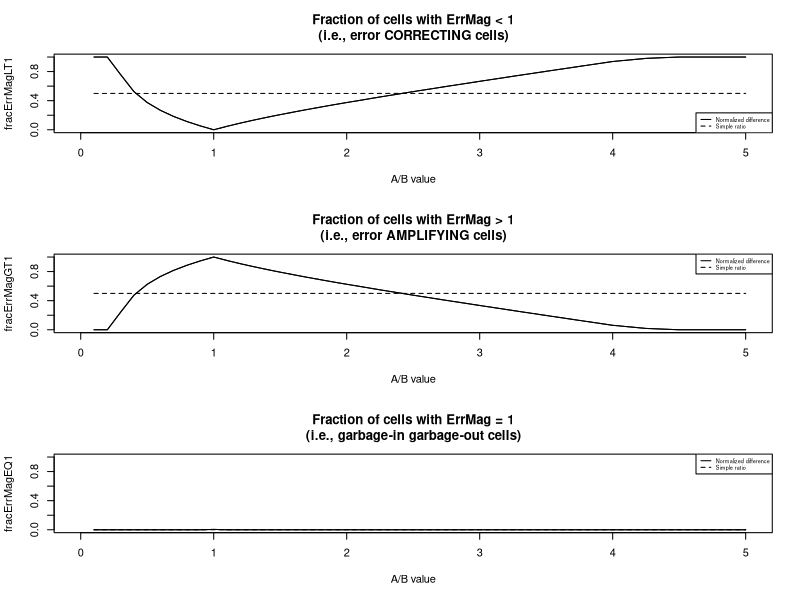
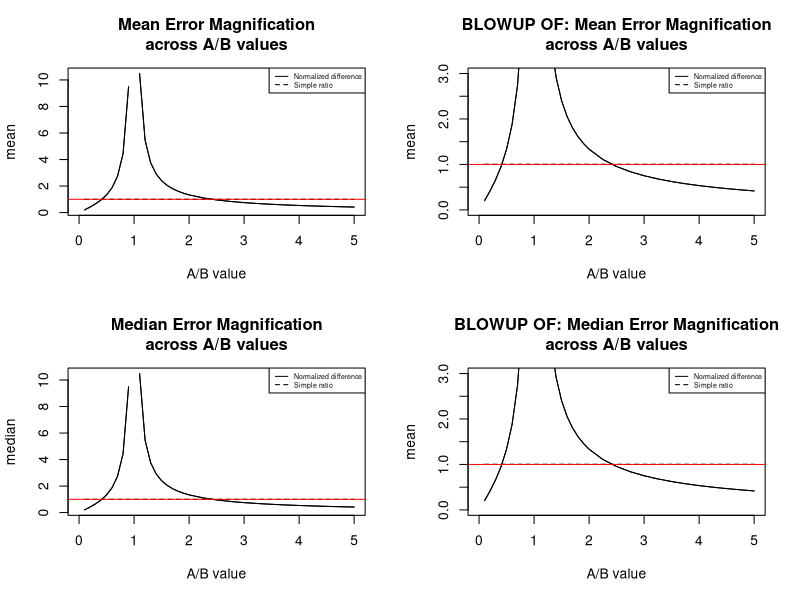
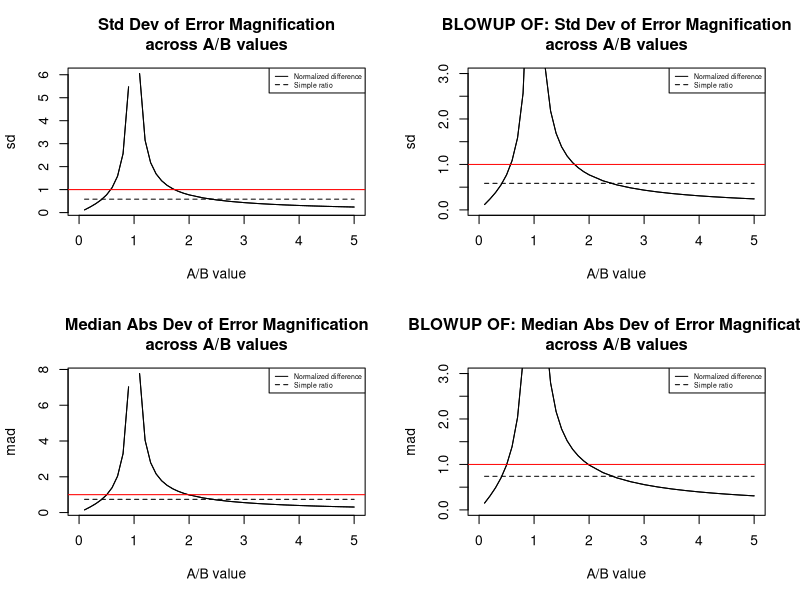
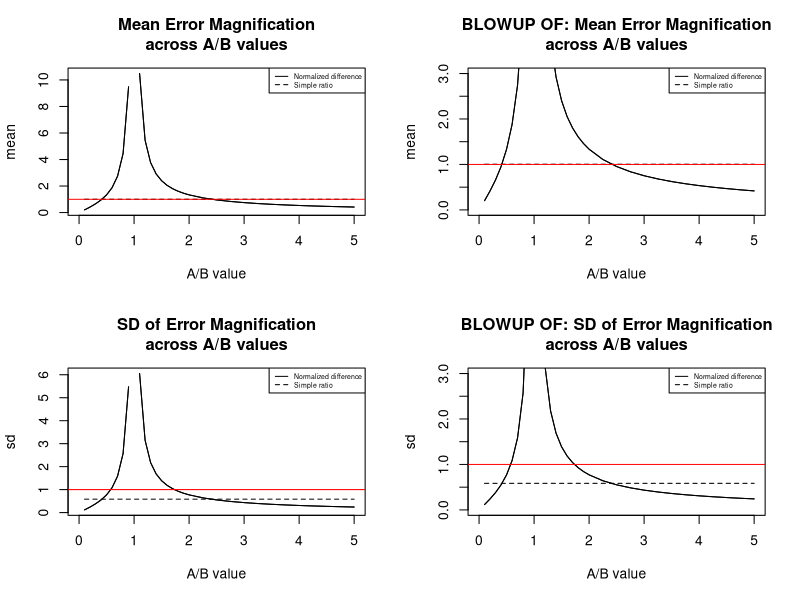
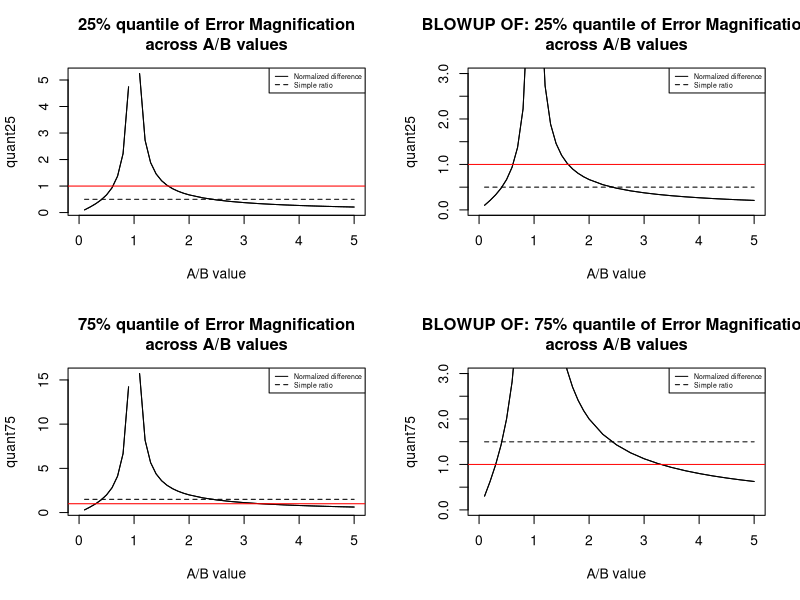
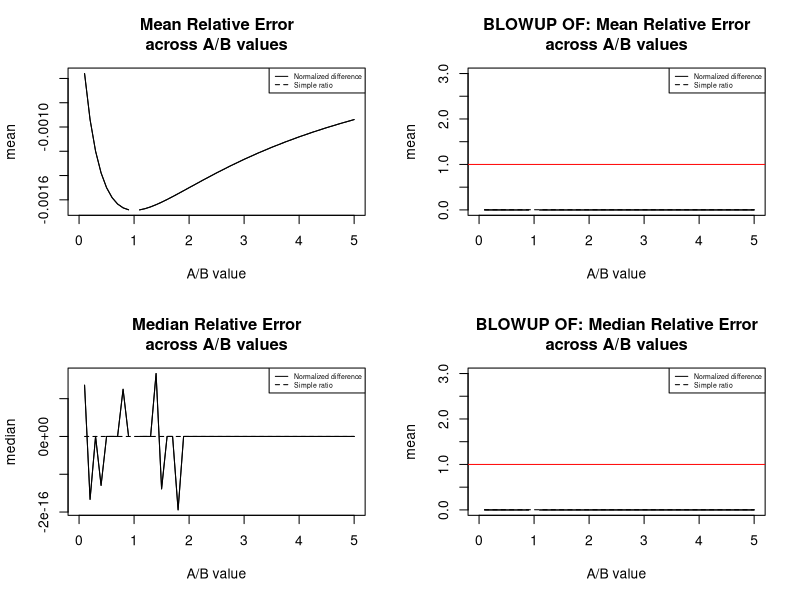

The R source for these figures, in order:

setwd ("/Users/Bill/D/rdv-framework/projects/aMinusBoverAplusB")
getwd ()

use_oldAoverB_values = FALSE
saveErrors = FALSE
verbose = TRUE
top = 5

#  Here, we only care about stepping through the A/B values 
#  from 0 up through around 10.  
#  We don't care about their correspondence with the reflectance values 
#  of any particular wavelengths.
#  Since the error results are the same for all A,B pairs with the same A/B 
#  value, then we can set A and B to anything that we want as long as it 
#  generates the A/B value we want.  (Note that this is only true for the 
#  metrics A/B and (A-B)/(A+B).  It's not true for the A-B metric.  However, 
#  in this paper we're ignoring that metric since it's hardly ever used.)
#  This means that we can just set B=1 and let A vary.  Conveniently, that 
#  means that whatever value A has, that will be the value of A/B.

buildFileroot = function (A_value) 
    { paste0 ("AoverB_", A_value, "__A_", A_value, "__B_1__") }


if (use_oldAoverB_values)
    {
    A_values = c (5.19E-02, 1.05E+00, 5.89E-02, 0.260, 5.89E-02, 5.93E-02, 3.13E-01, 3.13E-01)
    B_values = c (5.15E-02, 1.00E+00, 5.19E-02, 0.152, 3.25E-02, 2.99E-02, 7.94E-02, 5.89E-02)
    AoverB_values = c (1.01E+00, 1.05E+00, 1.13E+00, 1.71E+00, 1.81E+00, 1.98E+00, 3.94E+00, 5.31E+00)
    } else
    {
    A_values = c (seq (0.1, 2, 0.1), seq (2.25, 5, 0.25))
    B_values = rep (1, length (A_values))
    AoverB_values = A_values
    }

AoverB_fileLabels = buildFileroot (A_values)

numAoverBvalues = length (AoverB_values)

#  cor = correct
#  app = apparent, i.e., correct plus error
#  err = error
#  abs = absolute
#  absVal = absolute value
#  frac = fractional
#  rel = relative
#  seq = sequence
#  mult = multiplier
#  mat = matrix
#  cur = current
#  mag = magnification

#library(lattice)
library(MASS)    #  Needed for write.matrix().

computeErrors = function (index.appMat, index.cor, largestInputErr.absValMat)
    {
    if (verbose)
        {
        cat ("\n\nvvvvvvvvvvvvvvvvvvvv  In computeErrors()  vvvvvvvvvvvvvvvvvvvv")
        cat ("\n\nindex.appMat = ")
        print (index.appMat[1:top,1:top])
        cat ("\n\nindex.cor = ", index.cor, sep='')
        cat ("\n\nlargestInputErr.absValMat = ")
        print (largestInputErr.absValMat)
        }
    
    absErrMat = index.appMat - index.cor
    if (verbose)
        {
        cat ("\n\nabsErrMat = ")
        print (absErrMat[1:top,1:top])
        }
        
    relErrMat = absErrMat / index.cor
    if (verbose)
        {
        cat ("\n\nrelErrMat = ")
        print (relErrMat[1:top,1:top])  
        }
    
    errMagMat = abs (relErrMat) / largestInputErr.absValMat
    if (verbose)
        {
        cat ("\n\nerrMagMat BEFORE zero correction = ")
        print (errMagMat[1:top,1:top])  
        }
    
        #  BTL - 2014 03 19 - bug fix
        #  A problem occurs when the input errors are both zero.
        #  There is neither amplification nor correction then, so the 
        #  magnification value should be 1.
        #  Instead, here you will divide by 0 and get a NaN or else, 
        #  your divisor will be a very small approximation to 0 due to 
        #  inexact floating point arithmetic and you'll get some kind 
        #  of calculation done with 0 (or approximately 0) in the numerator 
        #  (since there's no error), and some minute value in the denominator.
        #  This will often give a result that is 0, which implies perfect 
        #  correction of the input error, but there is no input error to 
        #  correct.  So, need to explicitly fix that here by looking for 
        #  any cell that has no input error.  This should only occur in 
        #  one cell, i.e., the center of the matrix, so you should be 
        #  able to just set that cell to 1.  Unfortunately, there's nothing 
        #  to stop someone from handing this routine a matrix that doesn't 
        #  have the zero point at the center of the matrix, so you need to 
        #  explicitly test for it to be safe.
        #  The "isTrue (all.equal())" in the test below is to catch values 
        #  that are not exactly 0 because of floating point arithmetic.  
        #  It's taken from an answer I found in a stackoverflow answer:
        #  http://stackoverflow.com/questions/9508518/why-are-these-numbers-not-equal
    errMagMat [isTRUE (all.equal (largestInputErr.absValMat, 0))] = 1
#    errMagMat [3,3] = 1
    if (verbose)
        {
        cat ("\n\nerrMagMat AFTER zero correction = ")
        print (errMagMat[1:top,1:top])    
        cat ("\n\n^^^^^^^^^^^^^^^^^^^^^^  end of computeErrors()  ^^^^^^^^^^^^^^^^^^^^^^")
        }

#browser()

    return (list (absErr=absErrMat, relErr=relErrMat, errMag=errMagMat))
    }

aggScoreColNames = c ("AoverB", "mean", "sd", "median", "mad", 
                      "min", "quant25", "quant50", "quant75", "max", 
                      "fracErrMagLT1", "fracErrMagEQ1", "fracErrMagGT1"
                      )

computeAggregateScores = function (aMatrix, curRow, aggScores, numCells, 
                                   matrixIsErrMag=TRUE)
    {
    cat ("\n\n-------------- aMatrix [1:5,1:5] in computeAggregateScores --------------\n")
    print (aMatrix[1:5,1:5])
    
    aggScores [curRow, "median"] = median (aMatrix, na.rm=TRUE)    
    aggScores [curRow, "mad"] = mad (aMatrix, na.rm=TRUE)
    
    if (matrixIsErrMag)
        {
        numNaNcells = length (which (is.na (aMatrix)))
        numLegalCells = numCells - numNaNcells

        lt1 = length (which (aMatrix < 1.0))
        aggScores [curRow, "fracErrMagLT1"] = lt1 / numLegalCells
        gt1 = length (which (aMatrix > 1.0))
        aggScores [curRow, "fracErrMagGT1"] = gt1 / numLegalCells
        eq1 = numCells - lt1 - gt1
        aggScores [curRow, "fracErrMagEQ1"] = eq1 / numLegalCells
        }
        
    quantileValues = quantile (aMatrix, na.rm=TRUE)
    aggScores [curRow, "min"] = quantileValues [1]
    aggScores [curRow, "quant25"] = quantileValues [2]
    aggScores [curRow, "quant50"] = quantileValues [3]
    aggScores [curRow, "quant75"] = quantileValues [4]
    aggScores [curRow, "max"] = quantileValues [5]
    
    aMatrix [is.infinite (aMatrix)] = NaN
    
    aggScores [curRow, "mean"] = mean (aMatrix, na.rm=TRUE)
    aggScores [curRow, "sd"] = sd (aMatrix, na.rm=TRUE)
    
    #browser()
    
    return (aggScores)
    }

#par (mfrow = c (1,3))    #  pdf() seems to ignore this, so commenting out...

#pdf ("aOverBplots.pdf")

aggScoresTemplate = 
    data.frame (
    matrix (NA, nrow=numAoverBvalues, 
                                        ncol=length (aggScoreColNames), 
                                        byrow=TRUE)
    )
names (aggScoresTemplate) = aggScoreColNames
aggScoresTemplate [,"AoverB"] = AoverB_values

AoverB_relErr_aggScores = aggScoresTemplate
AoverB_errMag_aggScores = aggScoresTemplate

AminusBoverAplusB_relErr_aggScores = aggScoresTemplate
AminusBoverAplusB_errMag_aggScores = aggScoresTemplate

minFracErr = -0.1
maxFracErr = 0.1
numSteps = 100
fracErrStepSize = 0.001    #maxFracErr / numSteps
#    fracErrStepSize = 0.05

for (kkk in 1:numAoverBvalues)
    {
    A.cor = A_values [kkk]
    B.cor = B_values [kkk]
    
    A.errSeq = seq (from = minFracErr, to = maxFracErr, by = fracErrStepSize)
    B.errSeq = A.errSeq
    
    A.errMultSeq = 1 + A.errSeq
    B.errMultSeq = 1 + B.errSeq
    
    numRows = length (A.errSeq)
    numCols = length (B.errSeq)
    numCells = numRows * numCols
    
    largestInputErr.absValMat = matrix (NA, nrow = numRows, ncol = numCols, byrow = TRUE)
    
    AoverB.appMat = matrix (NA, nrow = numRows, ncol = numCols, byrow = TRUE)
    AminusBoverAplusB.appMat = 
                        matrix (NA, nrow = numRows, ncol = numCols, byrow = TRUE)
    
    AoverB.cor = A.cor / B.cor
    AminusBoverAplusB.cor = (A.cor - B.cor) / (A.cor + B.cor)
    
    for (A.curRow in 1:numRows)
        {
        for (B.curCol in 1:numCols)
            {
                #  Compute apparent values of input variables A and B.
            A.app = A.cor * A.errMultSeq [A.curRow]
            B.app = B.cor * B.errMultSeq [B.curCol]
            
                #  Compute apparent values of indices.
            AoverB.appMat [A.curRow, B.curCol] = 
                A.app / B.app        
            AminusBoverAplusB.appMat [A.curRow, B.curCol] = 
                (A.app - B.app) / (A.app + B.app)
            
                #  Compute which input error is larger.
            largestInputErr.absValMat [A.curRow, B.curCol] = 
                max (abs (A.errSeq [A.curRow]), abs (B.errSeq [B.curCol]))
            }
        }

#browser()

    AoverB = AoverB_values [kkk]
cat ("\n\n*** Loop is at AoverB = ", AoverB)    
        #-----
    
    AoverB.errors = 
        computeErrors (AoverB.appMat, AoverB.cor, largestInputErr.absValMat)
        
cat ("\n\n----  AoverB : relative error")
    if (saveErrors)    #  AoverB : relative error
        {
        csv.filename = paste0 (AoverB_fileLabels [kkk], "AoverB.relErr", ".csv")
        write.matrix (AoverB.errors$relErr, file = csv.filename, sep = ",")
        }
    AoverB_relErr_aggScores = 
        computeAggregateScores (AoverB.errors$relErr, kkk, 
                                AoverB_relErr_aggScores, numCells, FALSE)
    
cat ("\n\n----  AoverB : error magnification")
    if (saveErrors)    #  AoverB : error magnification
        {
        csv.filename = paste0 (AoverB_fileLabels [kkk], "AoverB.errMag", ".csv")
        write.matrix (AoverB.errors$errMag, file = csv.filename, sep = ",")
        }
    AoverB_errMag_aggScores = 
        computeAggregateScores (AoverB.errors$errMag, kkk, 
                                AoverB_errMag_aggScores, numCells, TRUE)
    
        #-----
    
    AminusBoverAplusB.errors = 
        computeErrors (AminusBoverAplusB.appMat, AminusBoverAplusB.cor, 
                       largestInputErr.absValMat)
    
cat ("\n\n----  AminusBoverAplusB : relative error")
    if (saveErrors)    #  AminusBoverAplusB : relative error
        {
        csv.filename = paste0 (AoverB_fileLabels [kkk], "AminusBoverAplusB.relErr", ".csv")
        write.matrix (AminusBoverAplusB.errors$relErr, file = csv.filename, sep = ",")
        }
    AminusBoverAplusB_relErr_aggScores = 
        computeAggregateScores (AminusBoverAplusB.errors$relErr, kkk, 
                                AminusBoverAplusB_relErr_aggScores, numCells, FALSE)
    
cat ("\n\n----  AminusBoverAplusB : error magnification")
    if (saveErrors)    #  AminusBoverAplusB : error magnification
        {
        csv.filename = paste0 (AoverB_fileLabels [kkk], "AminusBoverAplusB.errMag", ".csv")
        write.matrix (AminusBoverAplusB.errors$errMag, file = csv.filename, sep = ",")
        }
    AminusBoverAplusB_errMag_aggScores = 
        computeAggregateScores (AminusBoverAplusB.errors$errMag, kkk, 
                                AminusBoverAplusB_errMag_aggScores, numCells, TRUE)
    
        #-----
    
    
    # write.table (results,
    #              file = paste (experiment.name, ".csv", sep = ''),
    #              sep = ",",
    #              col.names = TRUE,
    #              row.names = FALSE
    # );
    
    }


cat ('\nAminusBoverAplusB_relErr_aggScores [,"AoverB"] = \n')
print (AminusBoverAplusB_relErr_aggScores [,"AoverB"])

cat ('\nAminusBoverAplusB_relErr_aggScores [,"median"] = \n')
print (AminusBoverAplusB_relErr_aggScores [,"median"])


plotAggregateMeasure = function (plotTitle, 
                                 statisticName, 
#                                 errMeasureType, 
                                 normDiff_aggScores, 
                                 simpleRatio_aggScores, 
                                 xAxisRange, yAxisRange, 
                                 showReferenceLine=TRUE, 
                                 autoscale = TRUE, 
                                 legendLocation="topright"
                                 )
    {
#    plotTitle = paste0 (plotTitleLead, " for ", errMeasureType)
    
    # plot (normDiff_aggScores [,"AoverB"], 
    #       normDiff_aggScores [,statisticName], 
    #       main=plotTitle, 
    #       type="l", lty=1, 
    #       xlim=c(0,6), xlab="A/B value",
    #       ylim=c(0,1), ylab=statisticName
    #       )
    
    cat ("\n\nxAxisRange = ", xAxisRange)
    cat ("\nyAxisRange = ", yAxisRange)
    cat ("\nautoscale = ", autoscale)
    
    if (autoscale)
        {
        cat ("\n--- autoscaling ---")
        plot (normDiff_aggScores [,"AoverB"], 
              normDiff_aggScores [,statisticName], 
              type="l", 
              lty=1, 
              main=plotTitle, 
              xlab="A/B value",
              ylab=statisticName, 
              xlim=xAxisRange
              )        
        } else 
        {
        cat ("\n--- NOT autoscaling ---")
        plot (normDiff_aggScores [,"AoverB"], 
              normDiff_aggScores [,statisticName], 
              type="l", 
              lty=1, 
              main=plotTitle, 
              xlab="A/B value",
              ylab=statisticName, 
              xlim=xAxisRange, 
                  #  The only part that's different from the autoscale above.
              ylim=yAxisRange
             )
        }
    
    lines (normDiff_aggScores [,"AoverB"], 
           normDiff_aggScores [,statisticName], 
           lty=1
           )
    
    lines (simpleRatio_aggScores [,"AoverB"], 
           simpleRatio_aggScores [,statisticName], 
           lty=2
           )
    
    if (showReferenceLine)
        {
        # add red, solid horizontal line at y=1
        abline(h=1, lty=1, col="red")        
        }
    
    legend (legendLocation, 
           c("Normalized difference", "Simple ratio"), 
           lty=c(1,2), 
           cex=0.5
           )
    }


cat ("\n\n==================================================================\n")
cat ("\nAt end of loop, here are the aggregated scores:")

cat ("\n\nAoverB_relErr_aggScores = \n\n")
print (AoverB_relErr_aggScores)

cat ("\n\nAminusBoverAplusB_relErr_aggScores = \n\n")
print (AminusBoverAplusB_relErr_aggScores)

cat ("\n\nAoverB_errMag_aggScores = \n\n")
print (AoverB_errMag_aggScores)

cat ("\n\nAminusBoverAplusB_errMag_aggScores = \n\n")
print (AminusBoverAplusB_errMag_aggScores)

cat ("\n\n==================================================================\n")

xAxisRange = c(0, 5)
yAxisRange = c(0, 1)

errMeasureType = "ErrMag"
normDiff_aggScores = AminusBoverAplusB_errMag_aggScores
simpleRatio_aggScores = AoverB_errMag_aggScores

    #------------------------------------------------
    #  Error CORRECTION and AMPLIFICATION of ErrMag
    #------------------------------------------------

        #-----------------------------------------------------------------------
        #  NOTE:  These 3 metrics only apply for error magnification 
        #         since the relative error being above or below 1 
        #         isn't of interest.  
        #         Error magnification below 1 means error correction.
        #         Error magnfication above 1 means error amplification.
        #         Error magnification equal 1 means garbage in, garbage out.
        #    Also note that because these are all fractions, we can always scale  
        #    the y axis to go from 0 to 1.  For other measures, we have to 
        #    adapt the scale to the data.
        #-----------------------------------------------------------------------

par (mfrow = c (3,1))    #  pdf() seems to ignore this, so commenting out...
autoscale = FALSE

plotAggregateMeasure ("Fraction of cells with ErrMag < 1\n(i.e., error CORRECTING cells)", 
                      "fracErrMagLT1", 
#                      errMeasureType, 
                      normDiff_aggScores, 
                      simpleRatio_aggScores, 
                      xAxisRange, yAxisRange, 
                      showReferenceLine=FALSE, 
                      autoscale=FALSE, 
                      "bottomright"
                      )
    
plotAggregateMeasure ("Fraction of cells with ErrMag > 1\n(i.e., error AMPLIFYING cells)", 
                      "fracErrMagGT1", 
#                      errMeasureType, 
                      normDiff_aggScores, 
                      simpleRatio_aggScores, 
                      xAxisRange, yAxisRange, 
                      showReferenceLine=FALSE, 
                      autoscale=FALSE, 
                      "topright"
                      )

plotAggregateMeasure ("Fraction of cells with ErrMag = 1\n(i.e., garbage-in garbage-out cells)", 
                      "fracErrMagEQ1", 
#                      errMeasureType, 
                      normDiff_aggScores, 
                      simpleRatio_aggScores, 
                      xAxisRange, yAxisRange, 
                      showReferenceLine=FALSE, 
                      autoscale=FALSE, 
                      "topright"
                      )

# statisticName = "min"
# statisticName = "max"
# statisticName = "quant25"
# statisticName = "quant75"
# statisticName = "quant50"

    #-----------------------------
    #  MEAN and MEDIAN of ErrMag
    #-----------------------------

par (mfrow = c (2,2))    #  pdf() seems to ignore this, so commenting out...
#yAxisRange = c(0,3)

plotAggregateMeasure ("Mean Error Magnification\nacross A/B values", 
                      "mean", 
                      #                      errMeasureType, 
                      normDiff_aggScores, 
                      simpleRatio_aggScores, 
                      xAxisRange, yAxisRange, 
                      showReferenceLine=TRUE, 
                      autoscale=TRUE, 
                      "topright"
                      )

plotAggregateMeasure ("BLOWUP OF: Mean Error Magnification\nacross A/B values", 
                      "mean", 
                      #                      errMeasureType, 
                      normDiff_aggScores, 
                      simpleRatio_aggScores, 
                      xAxisRange, yAxisRange=c(0,3), 
                      showReferenceLine=TRUE, 
                      autoscale=FALSE, 
                      "topright"
                      )

plotAggregateMeasure ("Median Error Magnification\nacross A/B values", 
                      "median", 
                      #                      errMeasureType, 
                      normDiff_aggScores, 
                      simpleRatio_aggScores, 
                      xAxisRange, yAxisRange, 
                      showReferenceLine=TRUE, 
                      autoscale=TRUE, 
                      "topright"
                    )

plotAggregateMeasure ("BLOWUP OF: Median Error Magnification\nacross A/B values", 
                      "mean", 
                      #                      errMeasureType, 
                      normDiff_aggScores, 
                      simpleRatio_aggScores, 
                      xAxisRange, yAxisRange=c(0,3), 
                      showReferenceLine=TRUE, 
                      autoscale=FALSE, 
                      "topright"
                    )


    #-----------------------------
    #  SD and MAD of ErrMag
    #-----------------------------

par (mfrow = c (2,2))    #  pdf() seems to ignore this, so commenting out...
#yAxisRange = c(0,3)

plotAggregateMeasure ("Std Dev of Error Magnification\nacross A/B values", 
                      "sd", 
                      #                      errMeasureType, 
                      normDiff_aggScores, 
                      simpleRatio_aggScores, 
                      xAxisRange, yAxisRange, 
                      showReferenceLine=TRUE, 
                      autoscale=TRUE, 
                      "topright"
)

plotAggregateMeasure ("BLOWUP OF: Std Dev of Error Magnification\nacross A/B values", 
                      "sd", 
                      #                      errMeasureType, 
                      normDiff_aggScores, 
                      simpleRatio_aggScores, 
                      xAxisRange, yAxisRange=c(0,3), 
                      showReferenceLine=TRUE, 
                      autoscale=FALSE, 
                      "topright"
                    )

plotAggregateMeasure ("Median Abs Dev of Error Magnification\nacross A/B values", 
                      "mad", 
                      #                      errMeasureType, 
                      normDiff_aggScores, 
                      simpleRatio_aggScores, 
                      xAxisRange, yAxisRange, 
                      showReferenceLine=TRUE, 
                      autoscale=TRUE, 
                      "topright"
                    )

plotAggregateMeasure ("BLOWUP OF: Median Abs Dev of Error Magnification\nacross A/B values", 
                      "mad", 
                      #                      errMeasureType, 
                      normDiff_aggScores, 
                      simpleRatio_aggScores, 
                      xAxisRange, yAxisRange=c(0,3), 
                      showReferenceLine=TRUE, 
                      autoscale=FALSE, 
                      "topright"
                    )

#-----------------------------
#  MEAN and SD of ErrMag
#-----------------------------

par (mfrow = c (2,2))    #  pdf() seems to ignore this, so commenting out...
#yAxisRange = c(0,3)

plotAggregateMeasure ("Mean Error Magnification\nacross A/B values", 
                      "mean", 
                      #                      errMeasureType, 
                      normDiff_aggScores, 
                      simpleRatio_aggScores, 
                      xAxisRange, yAxisRange, 
                      showReferenceLine=TRUE, 
                      autoscale=TRUE, 
                      "topright"
                    )

plotAggregateMeasure ("BLOWUP OF: Mean Error Magnification\nacross A/B values", 
                      "mean", 
                      #                      errMeasureType, 
                      normDiff_aggScores, 
                      simpleRatio_aggScores, 
                      xAxisRange, yAxisRange=c(0,3), 
                      showReferenceLine=TRUE, 
                      autoscale=FALSE, 
                      "topright"
                    )

plotAggregateMeasure ("SD of Error Magnification\nacross A/B values", 
                      "sd", 
                      #                      errMeasureType, 
                      normDiff_aggScores, 
                      simpleRatio_aggScores, 
                      xAxisRange, yAxisRange, 
                      showReferenceLine=TRUE, 
                      autoscale=TRUE, 
                      "topright"
                    )

plotAggregateMeasure ("BLOWUP OF: SD of Error Magnification\nacross A/B values", 
                      "sd", 
                      #                      errMeasureType, 
                      normDiff_aggScores, 
                      simpleRatio_aggScores, 
                      xAxisRange, yAxisRange=c(0,3), 
                      showReferenceLine=TRUE, 
                      autoscale=FALSE, 
                      "topright"
                    )


    #-----------------------------
    #  QUANT25 and QUANT75 of ErrMag
    #-----------------------------

par (mfrow = c (2,2))    #  pdf() seems to ignore this, so commenting out...
#yAxisRange = c(0,3)

plotAggregateMeasure ("25% quantile of Error Magnification\nacross A/B values", 
                      "quant25", 
                      #                      errMeasureType, 
                      normDiff_aggScores, 
                      simpleRatio_aggScores, 
                      xAxisRange, yAxisRange, 
                      showReferenceLine=TRUE, 
                      autoscale=TRUE, 
                      "topright"
                    )

plotAggregateMeasure ("BLOWUP OF: 25% quantile of Error Magnification\nacross A/B values", 
                      "quant25", 
                      #                      errMeasureType, 
                      normDiff_aggScores, 
                      simpleRatio_aggScores, 
                      xAxisRange, yAxisRange=c(0,3), 
                      showReferenceLine=TRUE, 
                      autoscale=FALSE, 
                      "topright"
                    )

plotAggregateMeasure ("75% quantile of Error Magnification\nacross A/B values", 
                      "quant75", 
                      #                      errMeasureType, 
                      normDiff_aggScores, 
                      simpleRatio_aggScores, 
                      xAxisRange, yAxisRange, 
                      showReferenceLine=TRUE, 
                      autoscale=TRUE, 
                      "topright"
                    )

plotAggregateMeasure ("BLOWUP OF: 75% quantile of Error Magnification\nacross A/B values", 
                      "quant75", 
                      #                      errMeasureType, 
                      normDiff_aggScores, 
                      simpleRatio_aggScores, 
                      xAxisRange, yAxisRange=c(0,3), 
                      showReferenceLine=TRUE, 
                      autoscale=FALSE, 
                      "topright"
                    )







errMeasureType = "RelErr"
normDiff_aggScores = AminusBoverAplusB_relErr_aggScores
simpleRatio_aggScores = AoverB_relErr_aggScores

#-----------------------------
#  MEAN and MEDIAN of ErrMag
#-----------------------------

par (mfrow = c (2,2))    #  pdf() seems to ignore this, so commenting out...
#yAxisRange = c(0,3)

plotAggregateMeasure ("Mean Relative Error\nacross A/B values", 
                      "mean", 
                      #                      errMeasureType, 
                      normDiff_aggScores, 
                      simpleRatio_aggScores, 
                      xAxisRange, yAxisRange, 
                      showReferenceLine=TRUE, 
                      autoscale=TRUE, 
                      "topright"
)

plotAggregateMeasure ("BLOWUP OF: Mean Relative Error\nacross A/B values", 
                      "mean", 
                      #                      errMeasureType, 
                      normDiff_aggScores, 
                      simpleRatio_aggScores, 
                      xAxisRange, yAxisRange=c(0,3), 
                      showReferenceLine=TRUE, 
                      autoscale=FALSE, 
                      "topright"
)

plotAggregateMeasure ("Median Relative Error\nacross A/B values", 
                      "median", 
                      #                      errMeasureType, 
                      normDiff_aggScores, 
                      simpleRatio_aggScores, 
                      xAxisRange, yAxisRange, 
                      showReferenceLine=TRUE, 
                      autoscale=TRUE, 
                      "topright"
)

plotAggregateMeasure ("BLOWUP OF: Median Relative Error\nacross A/B values", 
                      "mean", 
                      #                      errMeasureType, 
                      normDiff_aggScores, 
                      simpleRatio_aggScores, 
                      xAxisRange, yAxisRange=c(0,3), 
                      showReferenceLine=TRUE, 
                      autoscale=FALSE, 
                      "topright"
)




#dev.off()

